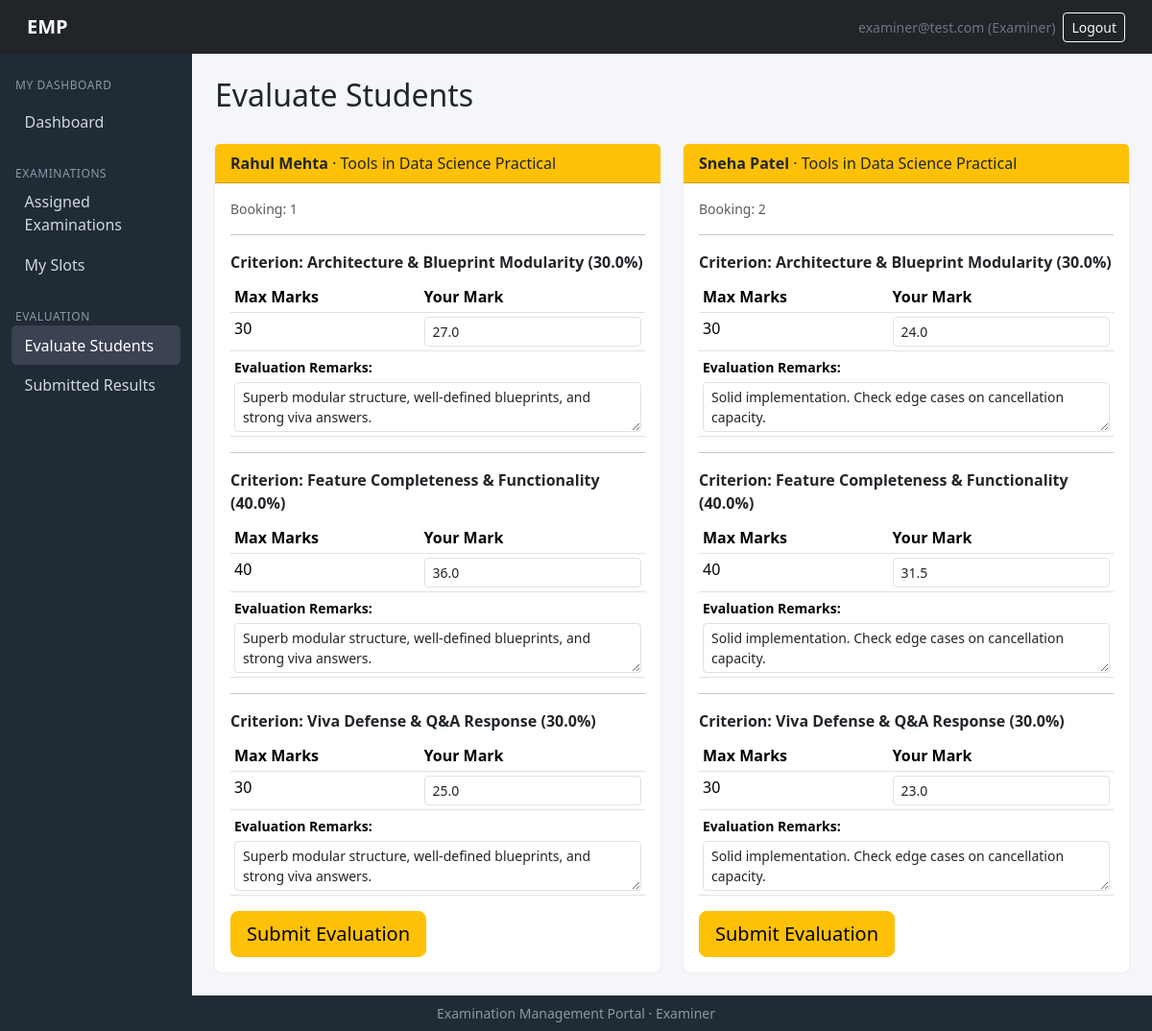
The app's page /examiner/evaluations (signed in) with its own data.
### models/models.py (models this page shows, shortened)
class User(db.Model, UserMixin):
    __tablename__ = "users"
    id = db.Column(db.Integer, primary_key=True)
    email   = db.Column(db.String(120), unique=True, nullable=False, index=True)
    password_hash = db.Column(db.String(256), nullable=False)
    role = db.Column(db.String(20), nullable=False)   # admin | examiner | student
    is_active = db.Column(db.Boolean, default=True)
    created_at= db.Column(db.DateTime, default=datetime.utcnow)
    examiner=db.relationship("Examiner", backref="user", uselist=False)
    student  = db.relationship("Student", backref="user", uselist=False)
    admin  =db.relationship("Admin", backref="user", uselist=False)

class Student(db.Model):
    __tablename__ = "students"
    id= db.Column(db.Integer, primary_key=True)
    user_id =db.Column(db.Integer, db.ForeignKey("users.id"), unique=True, nullable=False)
    roll_no = db.Column(db.String(50), unique=True, nullable=False)
    name= db.Column(db.String(120), nullable=False)
    phone=db.Column(db.String(30))
    course_id = db.Column(db.Integer, db.ForeignKey("courses.id"))
    year  =  db.Column(db.String(20))
    status =  db.Column(db.String(20), default="active")       # active|inactive
    course= db.relationship("Course", backref="students")
    bookings=db.relationship("Booking", backref="student")

class Examination(db.Model):
    __tablename__ = "examinations"
    id   = db.Column(db.Integer, primary_key=True)
    course_id = db.Column(db.Integer, db.ForeignKey("courses.id"), nullable=False)
    name     = db.Column(db.String(150), nullable=False)
    exam_type= db.Column(db.String(30), nullable=False)   # Viva|Practical|Project Demo|Assessment
    duration = db.Column(db.Integer, nullable=False)       # in minutes ig?
    max_marks = db.Column(db.Integer, nullable=False)
    slot_creation_start = db.Column(db.DateTime)
    slot_creation_end=db.Column(db.DateTime)
    slot_booking_start  = db.Column(db.DateTime)
    slot_booking_end  = db.Column(db.DateTime)
    status = db.Column(db.String(20), default="draft")  # draft|slot_creation|booking_open|closed|completed perhaps
    rubrics = db.relationship("Rubric", backref="exam")
    slots  = db.relationship("ExaminationSlot", backref="exam")

class Rubric(db.Model):
    __tablename__ = "rubrics"
    id  = db.Column(db.Integer, primary_key=True)
    exam_id= db.Column(db.Integer, db.ForeignKey("examinations.id"), nullable=False)
    criterion_name = db.Column(db.String(120), nullable=False)
    max_marks= db.Column(db.Integer, nullable=False)
    weightage   =db.Column(db.Float, nullable=False)             # percentage
    description    = db.Column(db.Text)
    scores  = db.relationship("EvaluationScore", backref="rubric")

class EvaluationScore(db.Model):
    __tablename__ = "evaluation_scores"
    id  = db.Column(db.Integer, primary_key=True)
    evaluation_id =db.Column(db.Integer,  db.ForeignKey("evaluations.id"), nullable=False )
    rubric_id  = db.Column(db.Integer, db.ForeignKey("rubrics.id"), nullable=False)
    marks= db.Column(db.Float, nullable=False)

class Evaluation(db.Model):
    __tablename__ = "evaluations"
    id      = db.Column(db.Integer, primary_key=True)
    booking_id = db.Column(db.Integer, db.ForeignKey("bookings.id"), unique=True, nullable=False)
    examiner_id  =db.Column(db.Integer, db.ForeignKey("examiners.id"), nullable=False)
    total_marks = db.Column(db.Float)
    remarks  =db.Column(db.Text)
    status= db.Column(db.String(20), default="draft")        # draft|submitted|published
    submitted_at = db.Column(db.DateTime)
    scores       = db.relationship("EvaluationScore", backref="evaluation",
                                   cascade="all, delete-orphan")

### routes/examiner_routes.py (the view)
@examiner_bp.route('/evaluations')
@login_required
def evaluations():
    if current_user.role != 'examiner':
        flash('Access denied.', 'danger')
        return redirect(url_for('auth.login'))
    examiner = get_examiner_or_abort()
    if not examiner:
        flash('Examiner profile not found.', 'danger')
        return redirect(url_for('auth.login'))
    evals = []
    for slot in examiner.slots:
        for booking in slot.bookings:
            if booking.status != 'booked':
                continue
            existing = booking.evaluation
            rubrics_data = []
            for rubric in slot.exam.rubrics:
                score_obj = None
                if existing:
                    score_obj = next((s for s in existing.scores if s.rubric_id == rubric.id), None)
                rubrics_data.append({
                    'rubric_id': rubric.id,
                    'criterion_name': rubric.criterion_name,
                    'weightage': rubric.weightage,
                    'max_marks': rubric.max_marks,
                    'marks': score_obj.marks if score_obj else '',
                })
            evals.append({
                'booking_id': booking.id,
                'exam_id': slot.exam_id,
                'student_name': booking.student.name,
                'slot_exam_name': slot.exam.name,
                'rubrics': rubrics_data,
                'remarks': existing.remarks if existing else '',
            })
    return render_template('examiner/evaluation.html',
        evaluations=evals,
        examiner_id=examiner.id,
    )

### app.py (called while the page is built)
@login_manager.user_loader
def load_user(user_id):
    return User.query.get(int(user_id))

### routes/examiner_routes.py (called while the page is built)
def get_examiner_or_abort():
    examiner = Examiner.query.filter_by(user_id=current_user.id).first()
    return examiner

### templates/examiner/evaluation.html (shortened to what this page needs)
{% extends "examiner/base_examiner.html" %}
{% import "admin/_macros.html" as macros %}
{% block content %}
<div class="d-flex justify-content-between align-items-center mb-4">
    <h2>Evaluate Students</h2>
</div>
{% if evaluations %}
<div class="row g-4">
    {% for ev in evaluations %}
        <div class="col-md-6">
            <div class="card h-100">
                <div class="card-header bg-warning text-dark">
                    <span class="fw-semibold">{{ ev.student_name }}</span> &middot; {{ ev.slot_exam_name }}
                </div>
                <div class="card-body">
                    <p class="card-text small text-muted">Booking: {{ ev.booking_id }}</p>
                    <form method="POST" action="{{ url_for('examiner.submit_evaluation', booking_id=ev.booking_id) }}">
                        {% if ev.rubrics %}
                            {% for rubric in ev.rubrics %}
                                <hr class="my-3">
                                <p class="mb-2 fw-semibold">Criterion: {{ rubric.criterion_name }} ({{ rubric.weightage|round(2) }}%)</p>
                                <table class="table table-sm mb-0">
                                    <thead><tr><th>Max Marks</th><th>Your Mark</th></tr></thead>
                                    <tbody>
                                        <tr>
                                            <td>{{ rubric.max_marks }}</td>
                                            <td>
                                                <input type="number" name="marks_{{ rubric.rubric_id }}"
                                                       class="form-control form-control-sm"
                                                       min="0" max="{{ rubric.max_marks }}" step="0.5"
                                                       value="{{ rubric.marks }}" required>
                                            </td>
                                        </tr>
                                        <tr>
                                            <td colspan="2">
                                                <label class="small fw-semibold">Evaluation Remarks:</label>
                                                <textarea name="remarks" class="form-control form-control-sm mt-1" rows="2"
                                                          placeholder="Add remarks...">{{ ev.remarks or '' }}</textarea>
                                            </td>
                                        </tr>
                                    </tbody>
                                </table>
                            {% endfor %}
                        {% else %}
                            <p class="alert alert-warning small">No rubric attached for this examination.</p>
                        {% endif %}
                        <div class="mt-3">
                            <button type="submit" class="btn btn-warning btn-lg">Submit Evaluation</button>
                        </div>
                    </form>
                </div>
            </div>
        </div>
    {% endfor %}
</div>
{% else %}
    <div class="col-12">
        <div class="alert alert-info text-center">No students booked for evaluation.</div>
    </div>
{% endif %}
{% endblock %}

### templates/base.html (shortened to what this page needs)
<!DOCTYPE html>
<html lang="en">
<head>
    <link href="https://cdn.jsdelivr.net/npm/bootstrap@5.3.3/dist/css/bootstrap.min.css" rel="stylesheet">
</head>
<body class="d-flex flex-column min-vh-100">
<nav class="navbar navbar-dark bg-dark px-3">
    <div class="container-fluid">
        <a class="navbar-brand" href="{{ url_for('auth.home') }}">EMP</a>
        <div class="d-flex align-items-center gap-2">
            {% if current_user.is_authenticated %}
                <span class="text-secondary small d-none d-sm-inline">{{ current_user.email }} ({{ current_user.role|capitalize }})</span>
                <a class="btn btn-outline-light btn-sm" href="{{ url_for('auth.logout') }}">Logout</a>
            {% endif %}
        </div>
    </div>
</nav>
<div class="container-fluid flex-grow-1">
    <div class="row">
        {% block sidebar %}
        <nav class="col-md-2 col-lg-2 sidebar d-none d-md-block py-3">
            {% block nav_links %}{% endblock %}
        </nav>
        {% endblock %}
        <main class="col-md-10 col-lg-10 p-4">
            {% block content %}{% endblock %}
        </main>
    </div>
</div>
<footer class="footer text-center py-2 mt-auto small">
    Examination Management Portal &middot; {{ current_user.role|capitalize if current_user.is_authenticated else '' }}
</footer>
</body>
</html>

### templates/base.html (style rules this page uses)
body { background:#f4f6f9; }
.navbar-brand { font-weight:700; }
.sidebar { background:#212b36; color:#cfd8dc; min-height:100vh; }
.card { border:0; box-shadow:0 0 1px rgba(0,0,0,.25); }
.footer { background:#212b36; color:#8a99a6; }

### records on screen
User: email "examiner@test.com", role "Examiner"
Student: student_name "Rahul Mehta"
Examination: slot_exam_name "Tools in Data Science Practical" "Tools in Data Science Practical"
Rubric: criterion_name "Architecture & Blueprint Modularity" "Architecture & Blueprint Modularity", weightage "30.0" "30.0"
EvaluationScore: marks "27.0"
Evaluation: remarks "Superb modular structure, well-defined blueprints, and strong viva answers." "Superb modular structure, well-defined blueprints, and strong viva answers." "Superb modular structure, well-defined blueprints, and strong viva answers."
Rubric: criterion_name "Feature Completeness & Functionality" "Feature Completeness & Functionality", weightage "40.0" "40.0"
EvaluationScore: marks "36.0"
Rubric: criterion_name "Viva Defense & Q&A Response" "Viva Defense & Q&A Response", weightage "30.0" "30.0"
EvaluationScore: marks "25.0"
Student: student_name "Sneha Patel"
EvaluationScore: marks "24.0"
Evaluation: remarks "Solid implementation. Check edge cases on cancellation capacity." "Solid implementation. Check edge cases on cancellation capacity." "Solid implementation. Check edge cases on cancellation capacity."
EvaluationScore: marks "31.5"
EvaluationScore: marks "23.0"

### other values on screen
{{ ev.booking_id }} "1" "2"
{{ rubric.max_marks }} "30" "40" "30" "30" "40" "30"
